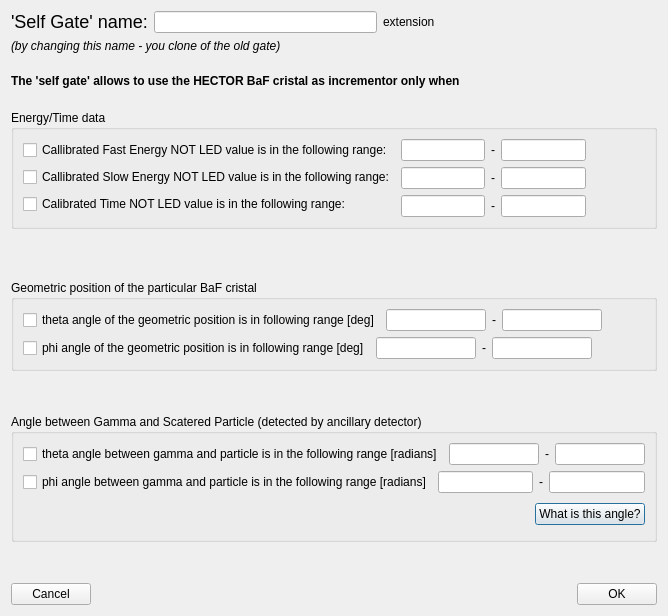
<?xml version="1.0" encoding="UTF-8"?>
<ui version="4.0">
 <class>T4selfgate_hec_dlg</class>
 <widget class="QDialog" name="T4selfgate_hec_dlg">
  <property name="geometry">
   <rect>
    <x>0</x>
    <y>0</y>
    <width>668</width>
    <height>616</height>
   </rect>
  </property>
  <property name="windowTitle">
   <string>HECTOR selfgate conditions</string>
  </property>
  <layout class="QVBoxLayout" name="verticalLayout_3">
   <item>
    <layout class="QHBoxLayout">
     <item>
      <widget class="QLabel" name="textLabel1_2">
       <property name="sizePolicy">
        <sizepolicy hsizetype="Preferred" vsizetype="Maximum">
         <horstretch>0</horstretch>
         <verstretch>0</verstretch>
        </sizepolicy>
       </property>
       <property name="text">
        <string>&lt;html&gt;&lt;head/&gt;&lt;body&gt;&lt;p&gt;&lt;span style=&quot; font-size:x-large;&quot;&gt;'Self Gate'  name:&lt;/span&gt;&lt;/p&gt;&lt;/body&gt;&lt;/html&gt;</string>
       </property>
       <property name="alignment">
        <set>Qt::AlignVCenter</set>
       </property>
       <property name="wordWrap">
        <bool>false</bool>
       </property>
      </widget>
     </item>
     <item>
      <widget class="QLineEdit" name="lineEdit_name">
       <property name="baseSize">
        <size>
         <width>300</width>
         <height>0</height>
        </size>
       </property>
       <property name="alignment">
        <set>Qt::AlignRight|Qt::AlignTrailing|Qt::AlignVCenter</set>
       </property>
      </widget>
     </item>
     <item>
      <widget class="QLabel" name="label_extension">
       <property name="text">
        <string>extension</string>
       </property>
      </widget>
     </item>
     <item>
      <spacer name="horizontalSpacer_4">
       <property name="orientation">
        <enum>Qt::Horizontal</enum>
       </property>
       <property name="sizeHint" stdset="0">
        <size>
         <width>40</width>
         <height>20</height>
        </size>
       </property>
      </spacer>
     </item>
    </layout>
   </item>
   <item>
    <widget class="QLabel" name="textLabel2">
     <property name="text">
      <string>&lt;i&gt;(by changing this name - you clone of the old gate)&lt;/i&gt;</string>
     </property>
     <property name="alignment">
      <set>Qt::AlignVCenter</set>
     </property>
     <property name="wordWrap">
      <bool>false</bool>
     </property>
    </widget>
   </item>
   <item>
    <spacer name="spacer7">
     <property name="orientation">
      <enum>Qt::Vertical</enum>
     </property>
     <property name="sizeType">
      <enum>QSizePolicy::Expanding</enum>
     </property>
     <property name="sizeHint" stdset="0">
      <size>
       <width>20</width>
       <height>16</height>
      </size>
     </property>
    </spacer>
   </item>
   <item>
    <widget class="QLabel" name="textLabel_invocation">
     <property name="text">
      <string>&lt;b&gt;The 'self gate' allows to use the HECTOR  BaF cristal as incrementor only when&lt;/b&gt;</string>
     </property>
     <property name="alignment">
      <set>Qt::AlignVCenter</set>
     </property>
     <property name="wordWrap">
      <bool>false</bool>
     </property>
    </widget>
   </item>
   <item>
    <spacer name="spacer5">
     <property name="orientation">
      <enum>Qt::Vertical</enum>
     </property>
     <property name="sizeType">
      <enum>QSizePolicy::Expanding</enum>
     </property>
     <property name="sizeHint" stdset="0">
      <size>
       <width>20</width>
       <height>17</height>
      </size>
     </property>
    </spacer>
   </item>
   <item>
    <widget class="QGroupBox" name="groupBox_3">
     <property name="title">
      <string>Energy/Time data</string>
     </property>
     <layout class="QHBoxLayout" name="horizontalLayout_2">
      <item>
       <layout class="QGridLayout" name="_7">
        <item row="0" column="0">
         <widget class="QCheckBox" name="checkBox_energy_fast">
          <property name="text">
           <string>Callibrated Fast Energy NOT LED value is in the following range:</string>
          </property>
         </widget>
        </item>
        <item row="2" column="0">
         <widget class="QCheckBox" name="checkBox_time">
          <property name="text">
           <string>Calibrated Time NOT LED value is in the following range:</string>
          </property>
         </widget>
        </item>
        <item row="1" column="0">
         <widget class="QCheckBox" name="checkBox_energy_slow">
          <property name="text">
           <string>Callibrated Slow Energy NOT LED value is in the following range:</string>
          </property>
         </widget>
        </item>
       </layout>
      </item>
      <item>
       <layout class="QGridLayout" name="_2">
        <item row="0" column="0">
         <layout class="QVBoxLayout" name="_3">
          <item>
           <widget class="QLineEdit" name="lineEdit_energy_fast_low">
            <property name="maximumSize">
             <size>
              <width>100</width>
              <height>32767</height>
             </size>
            </property>
           </widget>
          </item>
          <item>
           <widget class="QLineEdit" name="lineEdit_energy_slow_low">
            <property name="maximumSize">
             <size>
              <width>100</width>
              <height>32767</height>
             </size>
            </property>
           </widget>
          </item>
          <item>
           <widget class="QLineEdit" name="lineEdit_time_low">
            <property name="sizePolicy">
             <sizepolicy hsizetype="Maximum" vsizetype="Fixed">
              <horstretch>0</horstretch>
              <verstretch>0</verstretch>
             </sizepolicy>
            </property>
            <property name="maximumSize">
             <size>
              <width>100</width>
              <height>32767</height>
             </size>
            </property>
           </widget>
          </item>
         </layout>
        </item>
        <item row="0" column="2">
         <layout class="QVBoxLayout" name="_4">
          <item>
           <widget class="QLineEdit" name="lineEdit_energy_fast_high">
            <property name="enabled">
             <bool>true</bool>
            </property>
            <property name="maximumSize">
             <size>
              <width>100</width>
              <height>32767</height>
             </size>
            </property>
           </widget>
          </item>
          <item>
           <widget class="QLineEdit" name="lineEdit_energy_slow_high">
            <property name="enabled">
             <bool>true</bool>
            </property>
            <property name="maximumSize">
             <size>
              <width>100</width>
              <height>32767</height>
             </size>
            </property>
           </widget>
          </item>
          <item>
           <widget class="QLineEdit" name="lineEdit_time_high">
            <property name="sizePolicy">
             <sizepolicy hsizetype="Preferred" vsizetype="Fixed">
              <horstretch>0</horstretch>
              <verstretch>0</verstretch>
             </sizepolicy>
            </property>
            <property name="maximumSize">
             <size>
              <width>100</width>
              <height>32767</height>
             </size>
            </property>
           </widget>
          </item>
         </layout>
        </item>
        <item row="0" column="1">
         <layout class="QVBoxLayout" name="_5">
          <item>
           <widget class="QLabel" name="textLabel1_2_3_4">
            <property name="text">
             <string>-</string>
            </property>
            <property name="wordWrap">
             <bool>false</bool>
            </property>
           </widget>
          </item>
          <item>
           <widget class="QLabel" name="textLabel1_2_3_4_2">
            <property name="text">
             <string>-</string>
            </property>
            <property name="wordWrap">
             <bool>false</bool>
            </property>
           </widget>
          </item>
          <item>
           <widget class="QLabel" name="textLabel1_2_3">
            <property name="text">
             <string>-</string>
            </property>
            <property name="wordWrap">
             <bool>false</bool>
            </property>
           </widget>
          </item>
         </layout>
        </item>
       </layout>
      </item>
      <item>
       <spacer name="horizontalSpacer">
        <property name="orientation">
         <enum>Qt::Horizontal</enum>
        </property>
        <property name="sizeHint" stdset="0">
         <size>
          <width>89</width>
          <height>20</height>
         </size>
        </property>
       </spacer>
      </item>
     </layout>
    </widget>
   </item>
   <item>
    <spacer name="spacer6">
     <property name="orientation">
      <enum>Qt::Vertical</enum>
     </property>
     <property name="sizeType">
      <enum>QSizePolicy::Expanding</enum>
     </property>
     <property name="sizeHint" stdset="0">
      <size>
       <width>21</width>
       <height>45</height>
      </size>
     </property>
    </spacer>
   </item>
   <item>
    <widget class="QGroupBox" name="groupBox_2">
     <property name="title">
      <string>Geometric position of the particular BaF cristal</string>
     </property>
     <layout class="QVBoxLayout" name="verticalLayout_2">
      <item>
       <layout class="QHBoxLayout" name="_16">
        <item>
         <widget class="QCheckBox" name="checkBox_geom_theta">
          <property name="text">
           <string>theta angle of the geometric position is in following range [deg]</string>
          </property>
         </widget>
        </item>
        <item>
         <layout class="QHBoxLayout" name="_17">
          <item>
           <widget class="QLineEdit" name="lineEdit_geom_theta_low">
            <property name="sizePolicy">
             <sizepolicy hsizetype="Preferred" vsizetype="Fixed">
              <horstretch>0</horstretch>
              <verstretch>0</verstretch>
             </sizepolicy>
            </property>
            <property name="maximumSize">
             <size>
              <width>100</width>
              <height>32767</height>
             </size>
            </property>
           </widget>
          </item>
          <item>
           <widget class="QLabel" name="textLabel1_2_3_2">
            <property name="text">
             <string>-</string>
            </property>
            <property name="wordWrap">
             <bool>false</bool>
            </property>
           </widget>
          </item>
          <item>
           <widget class="QLineEdit" name="lineEdit_geom_theta_high">
            <property name="maximumSize">
             <size>
              <width>100</width>
              <height>32767</height>
             </size>
            </property>
           </widget>
          </item>
          <item>
           <spacer name="horizontalSpacer_2">
            <property name="orientation">
             <enum>Qt::Horizontal</enum>
            </property>
            <property name="sizeHint" stdset="0">
             <size>
              <width>40</width>
              <height>20</height>
             </size>
            </property>
           </spacer>
          </item>
         </layout>
        </item>
       </layout>
      </item>
      <item>
       <layout class="QHBoxLayout" name="horizontalLayout_3">
        <item>
         <widget class="QCheckBox" name="checkBox_geom_phi">
          <property name="text">
           <string>phi angle of the geometric position is in following range [deg]</string>
          </property>
         </widget>
        </item>
        <item>
         <layout class="QHBoxLayout" name="_15">
          <item>
           <widget class="QLineEdit" name="lineEdit_geom_phi_low">
            <property name="maximumSize">
             <size>
              <width>100</width>
              <height>32767</height>
             </size>
            </property>
           </widget>
          </item>
          <item>
           <widget class="QLabel" name="textLabel1_2_3_2_2">
            <property name="frameShape">
             <enum>QFrame::NoFrame</enum>
            </property>
            <property name="frameShadow">
             <enum>QFrame::Plain</enum>
            </property>
            <property name="text">
             <string>-</string>
            </property>
            <property name="wordWrap">
             <bool>false</bool>
            </property>
           </widget>
          </item>
          <item>
           <widget class="QLineEdit" name="lineEdit_geom_phi_high">
            <property name="maximumSize">
             <size>
              <width>100</width>
              <height>32767</height>
             </size>
            </property>
           </widget>
          </item>
         </layout>
        </item>
        <item>
         <spacer name="horizontalSpacer_3">
          <property name="orientation">
           <enum>Qt::Horizontal</enum>
          </property>
          <property name="sizeHint" stdset="0">
           <size>
            <width>40</width>
            <height>20</height>
           </size>
          </property>
         </spacer>
        </item>
       </layout>
      </item>
     </layout>
    </widget>
   </item>
   <item>
    <spacer name="spacer11">
     <property name="orientation">
      <enum>Qt::Vertical</enum>
     </property>
     <property name="sizeType">
      <enum>QSizePolicy::Expanding</enum>
     </property>
     <property name="sizeHint" stdset="0">
      <size>
       <width>21</width>
       <height>38</height>
      </size>
     </property>
    </spacer>
   </item>
   <item>
    <widget class="QGroupBox" name="groupBox">
     <property name="title">
      <string>Angle between Gamma and Scatered Particle (detected by ancillary detector)</string>
     </property>
     <layout class="QVBoxLayout" name="verticalLayout">
      <item>
       <layout class="QHBoxLayout" name="_11">
        <item>
         <widget class="QCheckBox" name="checkBox_gp_theta">
          <property name="text">
           <string>theta angle between gamma and particle is in the following range [radians]</string>
          </property>
         </widget>
        </item>
        <item>
         <layout class="QHBoxLayout" name="_12">
          <item>
           <widget class="QLineEdit" name="lineEdit_gp_theta_low">
            <property name="acceptDrops">
             <bool>true</bool>
            </property>
           </widget>
          </item>
          <item>
           <widget class="QLabel" name="textLabel1_2_3_2_3">
            <property name="text">
             <string>-</string>
            </property>
            <property name="wordWrap">
             <bool>false</bool>
            </property>
           </widget>
          </item>
          <item>
           <widget class="QLineEdit" name="lineEdit_gp_theta_high"/>
          </item>
         </layout>
        </item>
       </layout>
      </item>
      <item>
       <layout class="QHBoxLayout" name="_9">
        <item>
         <widget class="QCheckBox" name="checkBox_gp_phi">
          <property name="text">
           <string>phi angle between gamma and particle is in the following range [radians]</string>
          </property>
         </widget>
        </item>
        <item>
         <layout class="QHBoxLayout" name="_10">
          <item>
           <widget class="QLineEdit" name="lineEdit_gp_phi_low"/>
          </item>
          <item>
           <widget class="QLabel" name="textLabel1_2_3_2_2_2">
            <property name="text">
             <string>-</string>
            </property>
            <property name="wordWrap">
             <bool>false</bool>
            </property>
           </widget>
          </item>
          <item>
           <widget class="QLineEdit" name="lineEdit_gp_phi_high"/>
          </item>
         </layout>
        </item>
       </layout>
      </item>
      <item>
       <layout class="QHBoxLayout" name="horizontalLayout">
        <item>
         <spacer name="spacer4">
          <property name="orientation">
           <enum>Qt::Horizontal</enum>
          </property>
          <property name="sizeType">
           <enum>QSizePolicy::Expanding</enum>
          </property>
          <property name="sizeHint" stdset="0">
           <size>
            <width>300</width>
            <height>31</height>
           </size>
          </property>
         </spacer>
        </item>
        <item>
         <widget class="QPushButton" name="pushButton_picture">
          <property name="enabled">
           <bool>true</bool>
          </property>
          <property name="text">
           <string>What is this angle?</string>
          </property>
         </widget>
        </item>
       </layout>
      </item>
     </layout>
    </widget>
   </item>
   <item>
    <spacer name="verticalSpacer">
     <property name="orientation">
      <enum>Qt::Vertical</enum>
     </property>
     <property name="sizeHint" stdset="0">
      <size>
       <width>20</width>
       <height>36</height>
      </size>
     </property>
    </spacer>
   </item>
   <item>
    <layout class="QHBoxLayout" name="_6">
     <item>
      <widget class="QPushButton" name="pushButton_Cancel">
       <property name="text">
        <string>Cancel</string>
       </property>
      </widget>
     </item>
     <item>
      <spacer name="spacer8">
       <property name="orientation">
        <enum>Qt::Horizontal</enum>
       </property>
       <property name="sizeType">
        <enum>QSizePolicy::Expanding</enum>
       </property>
       <property name="sizeHint" stdset="0">
        <size>
         <width>51</width>
         <height>21</height>
        </size>
       </property>
      </spacer>
     </item>
     <item>
      <widget class="QPushButton" name="pushButton_OK">
       <property name="text">
        <string>OK</string>
       </property>
      </widget>
     </item>
    </layout>
   </item>
  </layout>
 </widget>
 <resources/>
 <connections/>
</ui>
